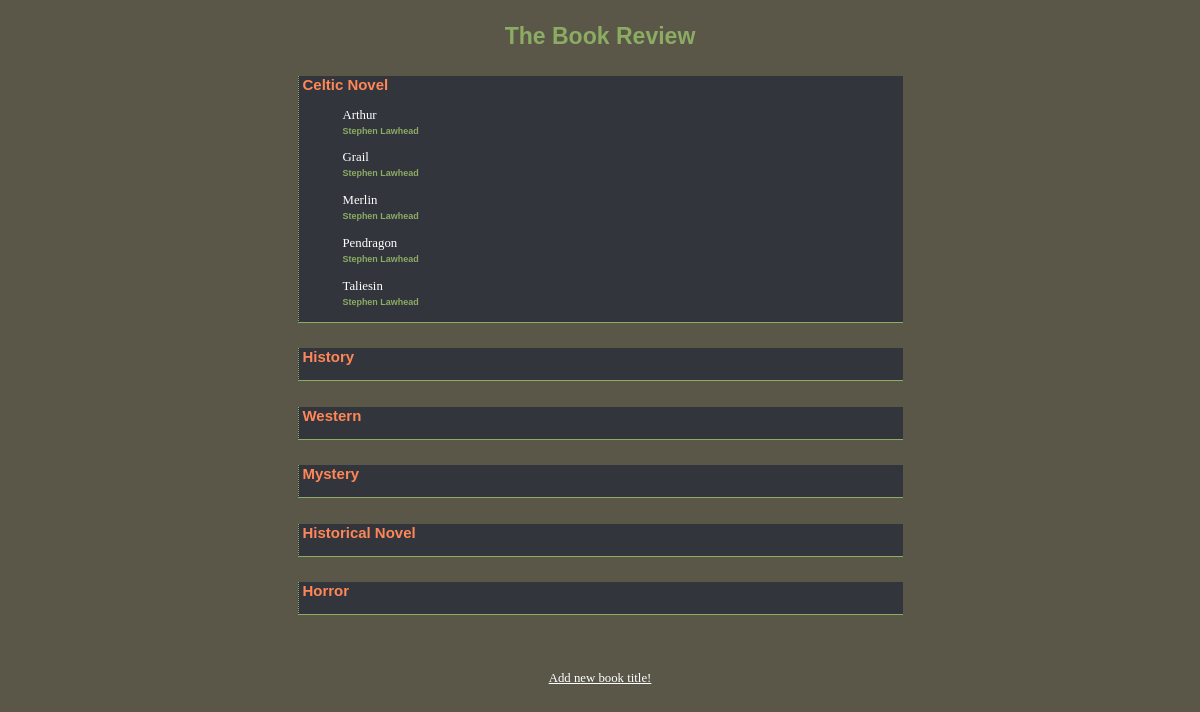
The page / on the database its author committed.
### tables this page shows
CREATE TABLE `categories` (
  `id` int(11) NOT NULL AUTO_INCREMENT,
  `name` varchar(255) NOT NULL,
  PRIMARY KEY (`id`)
);

CREATE TABLE `bookstuff` (
  `bookCode` int(11) NOT NULL AUTO_INCREMENT,
  `bookTitle` varchar(255) NOT NULL,
  `catId` int(11) NOT NULL,
  `authorId` int(11) NOT NULL,
  PRIMARY KEY (`bookCode`)
);

CREATE TABLE `authors` (
  `id` int(11) NOT NULL AUTO_INCREMENT,
  `authorName` varchar(255) NOT NULL DEFAULT '',
  PRIMARY KEY (`id`)
);

### sanitize.php (called while the page is built)
<?php
function sanitizeString($type, $field) {
  return filter_input($type, $field, FILTER_SANITIZE_STRING);
}

### index.php (the view, shortened to what this page needs)
<!DOCTYPE html>
<html lang="en">
<head>
    <link href="css/bookLister.css" rel="stylesheet">
</head>
<body>
<div class="wrapper">
    <?php
    require 'sanitize.php';
    function callQuery($pdo, $query, $error){
        try{
           return $categoryResult = $pdo->query($query);
        } catch (PDOException $ex) {
            $error .= $ex->getMessage();
            include 'error.html.php';
            throw $ex;
        }
    }
    require 'dbConnect.php';
        ?>
        <?php
    echo"\t<h2 id=\"topHeading\">The Book Review</h2>\n";
    $query = 'SELECT * FROM categories';
    $errorMsg = 'Error fetching book categories';
    $categoryResult = callQuery($pdo, $query, $errorMsg);
    while ($bookType = $categoryResult->fetch()){
        $genreId = $bookType['id'];
        $genreName = $bookType['name'];
        ?>
        <div class="bookGenre">
            <h3><?= $genreName ?></h3>
            <?php
            $query = "SELECT bookTitle, authorName FROM bookstuff, authors
                      WHERE bookstuff.authorId = authors.id AND bookstuff.catId = $genreId
                      ORDER BY 1";
            $errorMsg = 'Error fetching book info: ';
            $booksResult = callQuery($pdo, $query, $errorMsg);
            ?>
            <blockquote>
            <?php
            while ($book = $booksResult->fetch()){
                ?>
                <p>
                    <?= $book['bookTitle'] ?><br>
                    <span class="author"><?= $book['authorName'] ?></span>
                </p>
                <?php
            }
            ?>
            </blockquote>
        </div>
    <?php
    }
    ?>
    <br><br><?php
    $thisPage = sanitizeString(INPUT_SERVER, "PHP_SELF");
    ?>
    <a href="<?php echo "$thisPage?clicked=1" ?>">Add new book title!</a>
</div>
</body>
</html>

### css/bookLister.css (style rules this page uses)
body { color: #ffffff; background-color: #5a5749; font-family: Verdana; font-size: 0.8em; text-align:center; }
h2 { color: navy; font-family: Trebuchet MS; margin-top: 1em; }
h2#topHeading { color: #8cac63; font-family: Tekton Pro, Arial; font-size: 1.8em; font-weight: 800; text-align: center; }
blockquote { padding: 0; }
.author { font-weight: 600; font-size: 0.7em; color: #8cac63; font-family: Arial; }
.bookGenre { background-color: #32353c; width: 600px; margin: 2em auto; padding-left: 4px; border-left: 1px dotted #8cac63; border-bottom: 1px solid #8cac63; text-align: left; }
div.bookGenre h3 { color: #ff8757; font-family: Arial; }
a { color: #fff; }

### rows shown on the page
categories: name "Celtic Novel"
bookstuff: bookTitle "Arthur", authorId.authorName "Stephen Lawhead"
bookstuff: bookTitle "Grail", authorId.authorName "Stephen Lawhead"
bookstuff: bookTitle "Merlin", authorId.authorName "Stephen Lawhead"
bookstuff: bookTitle "Pendragon", authorId.authorName "Stephen Lawhead"
bookstuff: bookTitle "Taliesin", authorId.authorName "Stephen Lawhead"
categories: name "History"
categories: name "Western"
categories: name "Mystery"
categories: name "Historical Novel"
categories: name "Horror"
